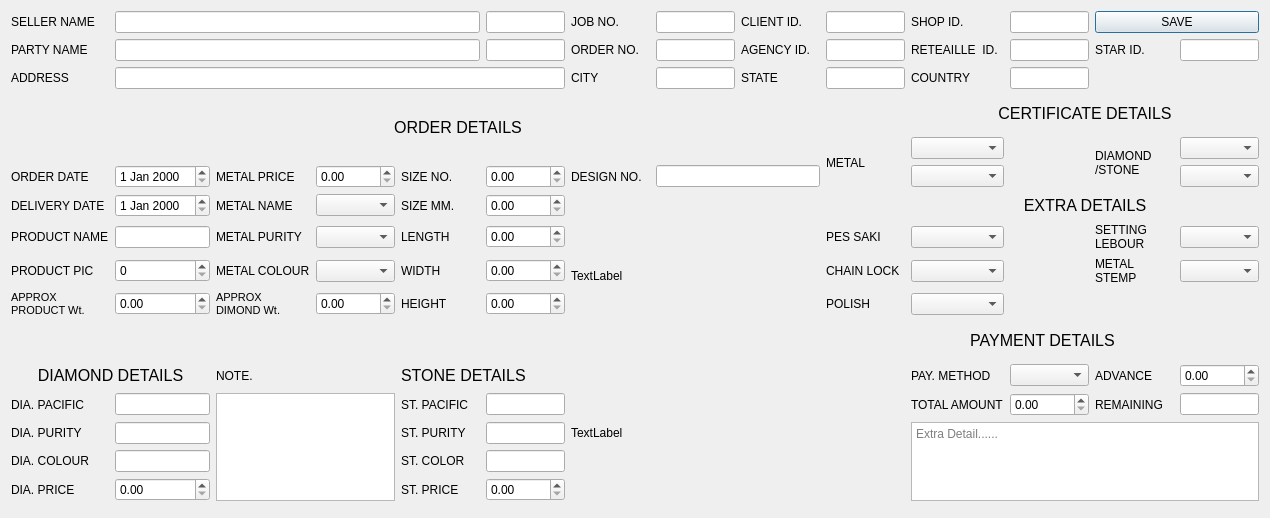
<?xml version="1.0" encoding="UTF-8"?>
<ui version="4.0">
 <class>OrderDialog</class>
 <widget class="QDialog" name="OrderDialog">
  <property name="geometry">
   <rect>
    <x>0</x>
    <y>0</y>
    <width>1159</width>
    <height>518</height>
   </rect>
  </property>
  <property name="windowTitle">
   <string>Dialog</string>
  </property>
  <layout class="QGridLayout" name="gridLayout">
   <item row="0" column="0">
    <widget class="QLabel" name="sellerNameLabel">
     <property name="minimumSize">
      <size>
       <width>0</width>
       <height>0</height>
      </size>
     </property>
     <property name="maximumSize">
      <size>
       <width>16777215</width>
       <height>16777215</height>
      </size>
     </property>
     <property name="text">
      <string>SELLER NAME</string>
     </property>
    </widget>
   </item>
   <item row="0" column="1" colspan="4">
    <widget class="QLineEdit" name="sellerNameLineEdit">
     <property name="minimumSize">
      <size>
       <width>0</width>
       <height>0</height>
      </size>
     </property>
     <property name="maximumSize">
      <size>
       <width>16777215</width>
       <height>16777215</height>
      </size>
     </property>
     <property name="text">
      <string/>
     </property>
    </widget>
   </item>
   <item row="0" column="5">
    <widget class="QLineEdit" name="sellerIdLineEdit">
     <property name="enabled">
      <bool>true</bool>
     </property>
     <property name="minimumSize">
      <size>
       <width>0</width>
       <height>0</height>
      </size>
     </property>
     <property name="maximumSize">
      <size>
       <width>16777215</width>
       <height>16777215</height>
      </size>
     </property>
    </widget>
   </item>
   <item row="0" column="6">
    <widget class="QLabel" name="jobNoLabel">
     <property name="minimumSize">
      <size>
       <width>0</width>
       <height>0</height>
      </size>
     </property>
     <property name="maximumSize">
      <size>
       <width>16777215</width>
       <height>16777215</height>
      </size>
     </property>
     <property name="text">
      <string>JOB NO.</string>
     </property>
    </widget>
   </item>
   <item row="0" column="7">
    <widget class="QLineEdit" name="jobNoLineEdit">
     <property name="minimumSize">
      <size>
       <width>0</width>
       <height>0</height>
      </size>
     </property>
     <property name="maximumSize">
      <size>
       <width>16777215</width>
       <height>16777215</height>
      </size>
     </property>
    </widget>
   </item>
   <item row="0" column="8">
    <widget class="QLabel" name="clientIdLabel">
     <property name="minimumSize">
      <size>
       <width>0</width>
       <height>0</height>
      </size>
     </property>
     <property name="maximumSize">
      <size>
       <width>16777215</width>
       <height>16777215</height>
      </size>
     </property>
     <property name="text">
      <string>CLIENT ID.</string>
     </property>
    </widget>
   </item>
   <item row="0" column="9">
    <widget class="QLineEdit" name="clientIdLineEdit">
     <property name="minimumSize">
      <size>
       <width>0</width>
       <height>0</height>
      </size>
     </property>
     <property name="maximumSize">
      <size>
       <width>16777215</width>
       <height>16777215</height>
      </size>
     </property>
    </widget>
   </item>
   <item row="0" column="10">
    <widget class="QLabel" name="shopIdLabel">
     <property name="minimumSize">
      <size>
       <width>0</width>
       <height>0</height>
      </size>
     </property>
     <property name="maximumSize">
      <size>
       <width>16777215</width>
       <height>16777215</height>
      </size>
     </property>
     <property name="text">
      <string>SHOP ID.</string>
     </property>
    </widget>
   </item>
   <item row="0" column="11">
    <widget class="QLineEdit" name="shopIdLineEdit">
     <property name="minimumSize">
      <size>
       <width>0</width>
       <height>0</height>
      </size>
     </property>
     <property name="maximumSize">
      <size>
       <width>16777215</width>
       <height>16777215</height>
      </size>
     </property>
    </widget>
   </item>
   <item row="0" column="12" colspan="2">
    <widget class="QPushButton" name="savePushButton">
     <property name="minimumSize">
      <size>
       <width>0</width>
       <height>0</height>
      </size>
     </property>
     <property name="maximumSize">
      <size>
       <width>16777215</width>
       <height>16777215</height>
      </size>
     </property>
     <property name="text">
      <string>SAVE</string>
     </property>
    </widget>
   </item>
   <item row="1" column="0">
    <widget class="QLabel" name="partyNameLabel">
     <property name="minimumSize">
      <size>
       <width>0</width>
       <height>0</height>
      </size>
     </property>
     <property name="maximumSize">
      <size>
       <width>16777215</width>
       <height>16777215</height>
      </size>
     </property>
     <property name="text">
      <string>PARTY NAME</string>
     </property>
    </widget>
   </item>
   <item row="1" column="6">
    <widget class="QLabel" name="orderNoLabel">
     <property name="minimumSize">
      <size>
       <width>0</width>
       <height>0</height>
      </size>
     </property>
     <property name="maximumSize">
      <size>
       <width>16777215</width>
       <height>16777215</height>
      </size>
     </property>
     <property name="text">
      <string>ORDER NO.</string>
     </property>
    </widget>
   </item>
   <item row="1" column="7">
    <widget class="QLineEdit" name="orderNoLineEdit">
     <property name="minimumSize">
      <size>
       <width>0</width>
       <height>0</height>
      </size>
     </property>
     <property name="maximumSize">
      <size>
       <width>16777215</width>
       <height>16777215</height>
      </size>
     </property>
    </widget>
   </item>
   <item row="1" column="8">
    <widget class="QLabel" name="agencyIdLabel">
     <property name="minimumSize">
      <size>
       <width>0</width>
       <height>0</height>
      </size>
     </property>
     <property name="maximumSize">
      <size>
       <width>16777215</width>
       <height>16777215</height>
      </size>
     </property>
     <property name="text">
      <string>AGENCY ID. </string>
     </property>
    </widget>
   </item>
   <item row="1" column="9">
    <widget class="QLineEdit" name="agencyIdLineEdit">
     <property name="minimumSize">
      <size>
       <width>0</width>
       <height>0</height>
      </size>
     </property>
     <property name="maximumSize">
      <size>
       <width>16777215</width>
       <height>16777215</height>
      </size>
     </property>
    </widget>
   </item>
   <item row="1" column="10">
    <widget class="QLabel" name="reteailleIdLabel">
     <property name="minimumSize">
      <size>
       <width>0</width>
       <height>0</height>
      </size>
     </property>
     <property name="maximumSize">
      <size>
       <width>16777215</width>
       <height>16777215</height>
      </size>
     </property>
     <property name="text">
      <string>RETEAILLE  ID.</string>
     </property>
    </widget>
   </item>
   <item row="1" column="11">
    <widget class="QLineEdit" name="reteailleIdLineEdit">
     <property name="minimumSize">
      <size>
       <width>0</width>
       <height>0</height>
      </size>
     </property>
     <property name="maximumSize">
      <size>
       <width>16777215</width>
       <height>16777215</height>
      </size>
     </property>
    </widget>
   </item>
   <item row="1" column="12">
    <widget class="QLabel" name="starIdLabel">
     <property name="minimumSize">
      <size>
       <width>0</width>
       <height>0</height>
      </size>
     </property>
     <property name="maximumSize">
      <size>
       <width>16777215</width>
       <height>16777215</height>
      </size>
     </property>
     <property name="text">
      <string>STAR ID.</string>
     </property>
    </widget>
   </item>
   <item row="1" column="13">
    <widget class="QLineEdit" name="starIdLineEdit">
     <property name="minimumSize">
      <size>
       <width>0</width>
       <height>0</height>
      </size>
     </property>
     <property name="maximumSize">
      <size>
       <width>16777215</width>
       <height>16777215</height>
      </size>
     </property>
    </widget>
   </item>
   <item row="2" column="0">
    <widget class="QLabel" name="addressLabel">
     <property name="minimumSize">
      <size>
       <width>0</width>
       <height>0</height>
      </size>
     </property>
     <property name="maximumSize">
      <size>
       <width>16777215</width>
       <height>16777215</height>
      </size>
     </property>
     <property name="text">
      <string>ADDRESS</string>
     </property>
    </widget>
   </item>
   <item row="2" column="1" colspan="5">
    <widget class="QLineEdit" name="addressLineEdit">
     <property name="minimumSize">
      <size>
       <width>0</width>
       <height>0</height>
      </size>
     </property>
     <property name="maximumSize">
      <size>
       <width>16777215</width>
       <height>16777215</height>
      </size>
     </property>
    </widget>
   </item>
   <item row="2" column="6">
    <widget class="QLabel" name="cityLabel">
     <property name="minimumSize">
      <size>
       <width>0</width>
       <height>0</height>
      </size>
     </property>
     <property name="maximumSize">
      <size>
       <width>16777215</width>
       <height>16777215</height>
      </size>
     </property>
     <property name="text">
      <string>CITY</string>
     </property>
    </widget>
   </item>
   <item row="2" column="7">
    <widget class="QLineEdit" name="cityLineEdit">
     <property name="minimumSize">
      <size>
       <width>0</width>
       <height>0</height>
      </size>
     </property>
     <property name="maximumSize">
      <size>
       <width>16777215</width>
       <height>16777215</height>
      </size>
     </property>
    </widget>
   </item>
   <item row="2" column="8">
    <widget class="QLabel" name="stateLabel">
     <property name="minimumSize">
      <size>
       <width>0</width>
       <height>0</height>
      </size>
     </property>
     <property name="maximumSize">
      <size>
       <width>16777215</width>
       <height>16777215</height>
      </size>
     </property>
     <property name="text">
      <string>STATE</string>
     </property>
    </widget>
   </item>
   <item row="2" column="9">
    <widget class="QLineEdit" name="stateLineEdit">
     <property name="minimumSize">
      <size>
       <width>0</width>
       <height>0</height>
      </size>
     </property>
     <property name="maximumSize">
      <size>
       <width>16777215</width>
       <height>16777215</height>
      </size>
     </property>
    </widget>
   </item>
   <item row="2" column="10">
    <widget class="QLabel" name="countryLabel">
     <property name="minimumSize">
      <size>
       <width>0</width>
       <height>0</height>
      </size>
     </property>
     <property name="maximumSize">
      <size>
       <width>16777215</width>
       <height>16777215</height>
      </size>
     </property>
     <property name="text">
      <string>COUNTRY</string>
     </property>
    </widget>
   </item>
   <item row="2" column="11">
    <widget class="QLineEdit" name="countryLineEdit">
     <property name="minimumSize">
      <size>
       <width>0</width>
       <height>0</height>
      </size>
     </property>
     <property name="maximumSize">
      <size>
       <width>16777215</width>
       <height>16777215</height>
      </size>
     </property>
    </widget>
   </item>
   <item row="3" column="0" rowspan="2" colspan="10">
    <widget class="QLabel" name="orderDetailLabel">
     <property name="minimumSize">
      <size>
       <width>0</width>
       <height>0</height>
      </size>
     </property>
     <property name="maximumSize">
      <size>
       <width>16777215</width>
       <height>16777215</height>
      </size>
     </property>
     <property name="font">
      <font>
       <pointsize>12</pointsize>
      </font>
     </property>
     <property name="text">
      <string>ORDER DETAILS</string>
     </property>
     <property name="alignment">
      <set>Qt::AlignmentFlag::AlignCenter</set>
     </property>
    </widget>
   </item>
   <item row="3" column="10" colspan="4">
    <widget class="QLabel" name="certificateDetailsLabel">
     <property name="minimumSize">
      <size>
       <width>0</width>
       <height>0</height>
      </size>
     </property>
     <property name="maximumSize">
      <size>
       <width>16777215</width>
       <height>16777215</height>
      </size>
     </property>
     <property name="font">
      <font>
       <pointsize>12</pointsize>
      </font>
     </property>
     <property name="text">
      <string>CERTIFICATE DETAILS</string>
     </property>
     <property name="textFormat">
      <enum>Qt::TextFormat::AutoText</enum>
     </property>
     <property name="alignment">
      <set>Qt::AlignmentFlag::AlignCenter</set>
     </property>
    </widget>
   </item>
   <item row="4" column="9" rowspan="2">
    <widget class="QLabel" name="metalCertiLabel">
     <property name="minimumSize">
      <size>
       <width>0</width>
       <height>0</height>
      </size>
     </property>
     <property name="maximumSize">
      <size>
       <width>16777215</width>
       <height>16777215</height>
      </size>
     </property>
     <property name="text">
      <string>METAL</string>
     </property>
    </widget>
   </item>
   <item row="4" column="10">
    <widget class="QComboBox" name="metalCertiNameComboBox">
     <property name="minimumSize">
      <size>
       <width>0</width>
       <height>0</height>
      </size>
     </property>
     <property name="maximumSize">
      <size>
       <width>16777215</width>
       <height>16777215</height>
      </size>
     </property>
    </widget>
   </item>
   <item row="4" column="12" rowspan="2">
    <widget class="QLabel" name="diaCertiLabel">
     <property name="minimumSize">
      <size>
       <width>0</width>
       <height>0</height>
      </size>
     </property>
     <property name="maximumSize">
      <size>
       <width>16777215</width>
       <height>16777215</height>
      </size>
     </property>
     <property name="text">
      <string>DIAMOND
/STONE</string>
     </property>
    </widget>
   </item>
   <item row="4" column="13">
    <widget class="QComboBox" name="diaCertiNameComboBox">
     <property name="minimumSize">
      <size>
       <width>0</width>
       <height>0</height>
      </size>
     </property>
     <property name="maximumSize">
      <size>
       <width>16777215</width>
       <height>16777215</height>
      </size>
     </property>
    </widget>
   </item>
   <item row="5" column="0">
    <widget class="QLabel" name="orderDateLabel">
     <property name="minimumSize">
      <size>
       <width>0</width>
       <height>0</height>
      </size>
     </property>
     <property name="maximumSize">
      <size>
       <width>16777215</width>
       <height>16777215</height>
      </size>
     </property>
     <property name="text">
      <string>ORDER DATE</string>
     </property>
    </widget>
   </item>
   <item row="5" column="1">
    <widget class="QDateEdit" name="orderDateDateEdit">
     <property name="minimumSize">
      <size>
       <width>0</width>
       <height>0</height>
      </size>
     </property>
     <property name="maximumSize">
      <size>
       <width>16777215</width>
       <height>16777215</height>
      </size>
     </property>
    </widget>
   </item>
   <item row="5" column="2">
    <widget class="QLabel" name="metalPriceLabel">
     <property name="minimumSize">
      <size>
       <width>0</width>
       <height>0</height>
      </size>
     </property>
     <property name="maximumSize">
      <size>
       <width>16777215</width>
       <height>16777215</height>
      </size>
     </property>
     <property name="text">
      <string>METAL PRICE</string>
     </property>
    </widget>
   </item>
   <item row="5" column="4">
    <widget class="QLabel" name="sizeNoLabel">
     <property name="minimumSize">
      <size>
       <width>0</width>
       <height>0</height>
      </size>
     </property>
     <property name="maximumSize">
      <size>
       <width>16777215</width>
       <height>16777215</height>
      </size>
     </property>
     <property name="text">
      <string>SIZE NO.</string>
     </property>
    </widget>
   </item>
   <item row="5" column="6">
    <widget class="QLabel" name="designNoLabel">
     <property name="minimumSize">
      <size>
       <width>0</width>
       <height>0</height>
      </size>
     </property>
     <property name="maximumSize">
      <size>
       <width>16777215</width>
       <height>16777215</height>
      </size>
     </property>
     <property name="text">
      <string>DESIGN NO.</string>
     </property>
    </widget>
   </item>
   <item row="5" column="10">
    <widget class="QComboBox" name="metalCertiTypeComboBox">
     <property name="minimumSize">
      <size>
       <width>0</width>
       <height>0</height>
      </size>
     </property>
     <property name="maximumSize">
      <size>
       <width>16777215</width>
       <height>16777215</height>
      </size>
     </property>
    </widget>
   </item>
   <item row="5" column="13">
    <widget class="QComboBox" name="diaCertiTypeComboBox">
     <property name="minimumSize">
      <size>
       <width>0</width>
       <height>0</height>
      </size>
     </property>
     <property name="maximumSize">
      <size>
       <width>16777215</width>
       <height>16777215</height>
      </size>
     </property>
    </widget>
   </item>
   <item row="6" column="0">
    <widget class="QLabel" name="deliveryDateLabel">
     <property name="minimumSize">
      <size>
       <width>0</width>
       <height>0</height>
      </size>
     </property>
     <property name="maximumSize">
      <size>
       <width>16777215</width>
       <height>16777215</height>
      </size>
     </property>
     <property name="text">
      <string>DELIVERY DATE</string>
     </property>
    </widget>
   </item>
   <item row="6" column="1">
    <widget class="QDateEdit" name="deliveryDateDateEdit">
     <property name="minimumSize">
      <size>
       <width>0</width>
       <height>0</height>
      </size>
     </property>
     <property name="maximumSize">
      <size>
       <width>16777215</width>
       <height>16777215</height>
      </size>
     </property>
    </widget>
   </item>
   <item row="6" column="2">
    <widget class="QLabel" name="metalNameLabel">
     <property name="minimumSize">
      <size>
       <width>0</width>
       <height>0</height>
      </size>
     </property>
     <property name="maximumSize">
      <size>
       <width>16777215</width>
       <height>16777215</height>
      </size>
     </property>
     <property name="text">
      <string>METAL NAME</string>
     </property>
    </widget>
   </item>
   <item row="6" column="3">
    <widget class="QComboBox" name="metalNameComboBox">
     <property name="minimumSize">
      <size>
       <width>0</width>
       <height>0</height>
      </size>
     </property>
     <property name="maximumSize">
      <size>
       <width>16777215</width>
       <height>16777215</height>
      </size>
     </property>
    </widget>
   </item>
   <item row="6" column="4">
    <widget class="QLabel" name="sizeMMLabel">
     <property name="minimumSize">
      <size>
       <width>0</width>
       <height>0</height>
      </size>
     </property>
     <property name="maximumSize">
      <size>
       <width>16777215</width>
       <height>16777215</height>
      </size>
     </property>
     <property name="text">
      <string>SIZE MM.</string>
     </property>
    </widget>
   </item>
   <item row="6" column="10" colspan="4">
    <widget class="QLabel" name="extraDetailLabel">
     <property name="minimumSize">
      <size>
       <width>0</width>
       <height>0</height>
      </size>
     </property>
     <property name="maximumSize">
      <size>
       <width>16777215</width>
       <height>16777215</height>
      </size>
     </property>
     <property name="font">
      <font>
       <pointsize>12</pointsize>
      </font>
     </property>
     <property name="text">
      <string>EXTRA DETAILS</string>
     </property>
     <property name="alignment">
      <set>Qt::AlignmentFlag::AlignCenter</set>
     </property>
    </widget>
   </item>
   <item row="7" column="0">
    <widget class="QLabel" name="productNameLabel">
     <property name="minimumSize">
      <size>
       <width>0</width>
       <height>0</height>
      </size>
     </property>
     <property name="maximumSize">
      <size>
       <width>16777215</width>
       <height>16777215</height>
      </size>
     </property>
     <property name="text">
      <string>PRODUCT NAME</string>
     </property>
    </widget>
   </item>
   <item row="7" column="1">
    <widget class="QLineEdit" name="productNameLineEdit">
     <property name="minimumSize">
      <size>
       <width>0</width>
       <height>0</height>
      </size>
     </property>
     <property name="maximumSize">
      <size>
       <width>16777215</width>
       <height>16777215</height>
      </size>
     </property>
    </widget>
   </item>
   <item row="7" column="2">
    <widget class="QLabel" name="metalPurityLabel">
     <property name="minimumSize">
      <size>
       <width>0</width>
       <height>0</height>
      </size>
     </property>
     <property name="maximumSize">
      <size>
       <width>16777215</width>
       <height>16777215</height>
      </size>
     </property>
     <property name="text">
      <string>METAL PURITY</string>
     </property>
    </widget>
   </item>
   <item row="7" column="3">
    <widget class="QComboBox" name="metalPurityComboBox">
     <property name="minimumSize">
      <size>
       <width>0</width>
       <height>0</height>
      </size>
     </property>
     <property name="maximumSize">
      <size>
       <width>16777215</width>
       <height>16777215</height>
      </size>
     </property>
    </widget>
   </item>
   <item row="7" column="4">
    <widget class="QLabel" name="lengthLabel">
     <property name="minimumSize">
      <size>
       <width>0</width>
       <height>0</height>
      </size>
     </property>
     <property name="maximumSize">
      <size>
       <width>16777215</width>
       <height>16777215</height>
      </size>
     </property>
     <property name="text">
      <string>LENGTH</string>
     </property>
    </widget>
   </item>
   <item row="7" column="9">
    <widget class="QLabel" name="pesSakiLabel">
     <property name="minimumSize">
      <size>
       <width>0</width>
       <height>0</height>
      </size>
     </property>
     <property name="maximumSize">
      <size>
       <width>16777215</width>
       <height>16777215</height>
      </size>
     </property>
     <property name="text">
      <string>PES SAKI</string>
     </property>
    </widget>
   </item>
   <item row="7" column="10">
    <widget class="QComboBox" name="pesSakiComboBox">
     <property name="minimumSize">
      <size>
       <width>0</width>
       <height>0</height>
      </size>
     </property>
     <property name="maximumSize">
      <size>
       <width>16777215</width>
       <height>16777215</height>
      </size>
     </property>
    </widget>
   </item>
   <item row="7" column="12">
    <widget class="QLabel" name="settingLabourLabel">
     <property name="minimumSize">
      <size>
       <width>0</width>
       <height>0</height>
      </size>
     </property>
     <property name="maximumSize">
      <size>
       <width>16777215</width>
       <height>16777215</height>
      </size>
     </property>
     <property name="text">
      <string>SETTING 
LEBOUR</string>
     </property>
    </widget>
   </item>
   <item row="7" column="13">
    <widget class="QComboBox" name="settingLabourComboBox">
     <property name="minimumSize">
      <size>
       <width>0</width>
       <height>0</height>
      </size>
     </property>
     <property name="maximumSize">
      <size>
       <width>16777215</width>
       <height>16777215</height>
      </size>
     </property>
    </widget>
   </item>
   <item row="8" column="0">
    <widget class="QLabel" name="productPicLabel">
     <property name="minimumSize">
      <size>
       <width>0</width>
       <height>0</height>
      </size>
     </property>
     <property name="maximumSize">
      <size>
       <width>16777215</width>
       <height>16777215</height>
      </size>
     </property>
     <property name="text">
      <string>PRODUCT PIC</string>
     </property>
    </widget>
   </item>
   <item row="8" column="2">
    <widget class="QLabel" name="metalColorLabel">
     <property name="minimumSize">
      <size>
       <width>0</width>
       <height>0</height>
      </size>
     </property>
     <property name="maximumSize">
      <size>
       <width>16777215</width>
       <height>16777215</height>
      </size>
     </property>
     <property name="text">
      <string>METAL COLOUR</string>
     </property>
    </widget>
   </item>
   <item row="8" column="3">
    <widget class="QComboBox" name="metalColorComboBox">
     <property name="minimumSize">
      <size>
       <width>0</width>
       <height>0</height>
      </size>
     </property>
     <property name="maximumSize">
      <size>
       <width>16777215</width>
       <height>16777215</height>
      </size>
     </property>
    </widget>
   </item>
   <item row="8" column="4">
    <widget class="QLabel" name="widthLabel">
     <property name="minimumSize">
      <size>
       <width>0</width>
       <height>0</height>
      </size>
     </property>
     <property name="maximumSize">
      <size>
       <width>16777215</width>
       <height>16777215</height>
      </size>
     </property>
     <property name="text">
      <string>WIDTH</string>
     </property>
    </widget>
   </item>
   <item row="8" column="9">
    <widget class="QLabel" name="chainLockLabel">
     <property name="minimumSize">
      <size>
       <width>0</width>
       <height>0</height>
      </size>
     </property>
     <property name="maximumSize">
      <size>
       <width>16777215</width>
       <height>16777215</height>
      </size>
     </property>
     <property name="text">
      <string>CHAIN LOCK</string>
     </property>
    </widget>
   </item>
   <item row="8" column="10">
    <widget class="QComboBox" name="chainLockComboBox">
     <property name="minimumSize">
      <size>
       <width>0</width>
       <height>0</height>
      </size>
     </property>
     <property name="maximumSize">
      <size>
       <width>16777215</width>
       <height>16777215</height>
      </size>
     </property>
    </widget>
   </item>
   <item row="8" column="12">
    <widget class="QLabel" name="metalStempLabel">
     <property name="minimumSize">
      <size>
       <width>0</width>
       <height>0</height>
      </size>
     </property>
     <property name="maximumSize">
      <size>
       <width>16777215</width>
       <height>16777215</height>
      </size>
     </property>
     <property name="text">
      <string>METAL 
STEMP</string>
     </property>
    </widget>
   </item>
   <item row="8" column="13">
    <widget class="QComboBox" name="metalStempComboBox">
     <property name="minimumSize">
      <size>
       <width>0</width>
       <height>0</height>
      </size>
     </property>
     <property name="maximumSize">
      <size>
       <width>16777215</width>
       <height>16777215</height>
      </size>
     </property>
    </widget>
   </item>
   <item row="9" column="4">
    <widget class="QLabel" name="heightLabel">
     <property name="minimumSize">
      <size>
       <width>0</width>
       <height>0</height>
      </size>
     </property>
     <property name="maximumSize">
      <size>
       <width>16777215</width>
       <height>16777215</height>
      </size>
     </property>
     <property name="text">
      <string>HEIGHT</string>
     </property>
    </widget>
   </item>
   <item row="9" column="9">
    <widget class="QLabel" name="polishLabel">
     <property name="minimumSize">
      <size>
       <width>0</width>
       <height>0</height>
      </size>
     </property>
     <property name="maximumSize">
      <size>
       <width>16777215</width>
       <height>16777215</height>
      </size>
     </property>
     <property name="text">
      <string>POLISH</string>
     </property>
    </widget>
   </item>
   <item row="9" column="10">
    <widget class="QComboBox" name="polishComboBox">
     <property name="minimumSize">
      <size>
       <width>0</width>
       <height>0</height>
      </size>
     </property>
     <property name="maximumSize">
      <size>
       <width>16777215</width>
       <height>16777215</height>
      </size>
     </property>
    </widget>
   </item>
   <item row="10" column="9" colspan="5">
    <widget class="QLabel" name="paymentDetailsLabel">
     <property name="minimumSize">
      <size>
       <width>0</width>
       <height>0</height>
      </size>
     </property>
     <property name="maximumSize">
      <size>
       <width>16777215</width>
       <height>16777215</height>
      </size>
     </property>
     <property name="font">
      <font>
       <pointsize>12</pointsize>
      </font>
     </property>
     <property name="text">
      <string>PAYMENT DETAILS</string>
     </property>
     <property name="alignment">
      <set>Qt::AlignmentFlag::AlignCenter</set>
     </property>
    </widget>
   </item>
   <item row="11" column="0" colspan="2">
    <widget class="QLabel" name="diamondDetailLabel">
     <property name="minimumSize">
      <size>
       <width>0</width>
       <height>0</height>
      </size>
     </property>
     <property name="maximumSize">
      <size>
       <width>16777215</width>
       <height>16777215</height>
      </size>
     </property>
     <property name="font">
      <font>
       <pointsize>12</pointsize>
      </font>
     </property>
     <property name="text">
      <string>DIAMOND DETAILS</string>
     </property>
     <property name="alignment">
      <set>Qt::AlignmentFlag::AlignCenter</set>
     </property>
    </widget>
   </item>
   <item row="11" column="2">
    <widget class="QLabel" name="noteLabel">
     <property name="minimumSize">
      <size>
       <width>0</width>
       <height>0</height>
      </size>
     </property>
     <property name="maximumSize">
      <size>
       <width>16777215</width>
       <height>16777215</height>
      </size>
     </property>
     <property name="text">
      <string>NOTE.</string>
     </property>
    </widget>
   </item>
   <item row="11" column="4" colspan="2">
    <widget class="QLabel" name="stoneDetailLabel">
     <property name="minimumSize">
      <size>
       <width>0</width>
       <height>0</height>
      </size>
     </property>
     <property name="maximumSize">
      <size>
       <width>16777215</width>
       <height>16777215</height>
      </size>
     </property>
     <property name="font">
      <font>
       <pointsize>12</pointsize>
      </font>
     </property>
     <property name="text">
      <string>STONE DETAILS</string>
     </property>
    </widget>
   </item>
   <item row="11" column="10">
    <widget class="QLabel" name="payMethodLabel">
     <property name="minimumSize">
      <size>
       <width>0</width>
       <height>0</height>
      </size>
     </property>
     <property name="maximumSize">
      <size>
       <width>16777215</width>
       <height>16777215</height>
      </size>
     </property>
     <property name="text">
      <string>PAY. METHOD</string>
     </property>
    </widget>
   </item>
   <item row="11" column="11">
    <widget class="QComboBox" name="payMethodComboBox">
     <property name="minimumSize">
      <size>
       <width>0</width>
       <height>0</height>
      </size>
     </property>
     <property name="maximumSize">
      <size>
       <width>16777215</width>
       <height>16777215</height>
      </size>
     </property>
    </widget>
   </item>
   <item row="11" column="12">
    <widget class="QLabel" name="advanceLabel">
     <property name="minimumSize">
      <size>
       <width>0</width>
       <height>0</height>
      </size>
     </property>
     <property name="maximumSize">
      <size>
       <width>16777215</width>
       <height>16777215</height>
      </size>
     </property>
     <property name="text">
      <string>ADVANCE</string>
     </property>
    </widget>
   </item>
   <item row="12" column="0">
    <widget class="QLabel" name="diaPacificLabel">
     <property name="minimumSize">
      <size>
       <width>0</width>
       <height>0</height>
      </size>
     </property>
     <property name="maximumSize">
      <size>
       <width>16777215</width>
       <height>16777215</height>
      </size>
     </property>
     <property name="text">
      <string>DIA. PACIFIC</string>
     </property>
    </widget>
   </item>
   <item row="12" column="1">
    <widget class="QLineEdit" name="diaPacificLineEdit">
     <property name="minimumSize">
      <size>
       <width>0</width>
       <height>0</height>
      </size>
     </property>
     <property name="maximumSize">
      <size>
       <width>16777215</width>
       <height>16777215</height>
      </size>
     </property>
    </widget>
   </item>
   <item row="12" column="2" rowspan="4" colspan="2">
    <widget class="QTextEdit" name="notePlainTextEdit">
     <property name="minimumSize">
      <size>
       <width>0</width>
       <height>0</height>
      </size>
     </property>
     <property name="maximumSize">
      <size>
       <width>16777215</width>
       <height>16777215</height>
      </size>
     </property>
    </widget>
   </item>
   <item row="12" column="4">
    <widget class="QLabel" name="stPacificLabel">
     <property name="minimumSize">
      <size>
       <width>0</width>
       <height>0</height>
      </size>
     </property>
     <property name="maximumSize">
      <size>
       <width>16777215</width>
       <height>16777215</height>
      </size>
     </property>
     <property name="text">
      <string>ST. PACIFIC</string>
     </property>
    </widget>
   </item>
   <item row="12" column="5">
    <widget class="QLineEdit" name="stPacificLineEdit">
     <property name="minimumSize">
      <size>
       <width>0</width>
       <height>0</height>
      </size>
     </property>
     <property name="maximumSize">
      <size>
       <width>16777215</width>
       <height>16777215</height>
      </size>
     </property>
    </widget>
   </item>
   <item row="12" column="10">
    <widget class="QLabel" name="totalAmountLabel">
     <property name="minimumSize">
      <size>
       <width>0</width>
       <height>0</height>
      </size>
     </property>
     <property name="maximumSize">
      <size>
       <width>16777215</width>
       <height>16777215</height>
      </size>
     </property>
     <property name="text">
      <string>TOTAL AMOUNT</string>
     </property>
    </widget>
   </item>
   <item row="12" column="12">
    <widget class="QLabel" name="remainingLabel">
     <property name="minimumSize">
      <size>
       <width>0</width>
       <height>0</height>
      </size>
     </property>
     <property name="maximumSize">
      <size>
       <width>16777215</width>
       <height>16777215</height>
      </size>
     </property>
     <property name="text">
      <string>REMAINING</string>
     </property>
    </widget>
   </item>
   <item row="12" column="13">
    <widget class="QLineEdit" name="remainingLineEdit">
     <property name="minimumSize">
      <size>
       <width>0</width>
       <height>0</height>
      </size>
     </property>
     <property name="maximumSize">
      <size>
       <width>16777215</width>
       <height>16777215</height>
      </size>
     </property>
    </widget>
   </item>
   <item row="13" column="0">
    <widget class="QLabel" name="diaPurityLabel">
     <property name="minimumSize">
      <size>
       <width>0</width>
       <height>0</height>
      </size>
     </property>
     <property name="maximumSize">
      <size>
       <width>16777215</width>
       <height>16777215</height>
      </size>
     </property>
     <property name="text">
      <string>DIA. PURITY</string>
     </property>
    </widget>
   </item>
   <item row="13" column="1">
    <widget class="QLineEdit" name="diaPurityLineEdit">
     <property name="minimumSize">
      <size>
       <width>0</width>
       <height>0</height>
      </size>
     </property>
     <property name="maximumSize">
      <size>
       <width>16777215</width>
       <height>16777215</height>
      </size>
     </property>
    </widget>
   </item>
   <item row="13" column="4">
    <widget class="QLabel" name="stPurityLabel">
     <property name="minimumSize">
      <size>
       <width>0</width>
       <height>0</height>
      </size>
     </property>
     <property name="maximumSize">
      <size>
       <width>16777215</width>
       <height>16777215</height>
      </size>
     </property>
     <property name="text">
      <string>ST. PURITY</string>
     </property>
    </widget>
   </item>
   <item row="13" column="5">
    <widget class="QLineEdit" name="stPurityLineEdit">
     <property name="minimumSize">
      <size>
       <width>0</width>
       <height>0</height>
      </size>
     </property>
     <property name="maximumSize">
      <size>
       <width>16777215</width>
       <height>16777215</height>
      </size>
     </property>
    </widget>
   </item>
   <item row="13" column="10" rowspan="3" colspan="4">
    <widget class="QTextEdit" name="extraDetailPlainTextEdit">
     <property name="minimumSize">
      <size>
       <width>0</width>
       <height>0</height>
      </size>
     </property>
     <property name="maximumSize">
      <size>
       <width>16777215</width>
       <height>16777215</height>
      </size>
     </property>
     <property name="placeholderText">
      <string>Extra Detail......</string>
     </property>
    </widget>
   </item>
   <item row="14" column="0">
    <widget class="QLabel" name="diaColorLabel">
     <property name="minimumSize">
      <size>
       <width>0</width>
       <height>0</height>
      </size>
     </property>
     <property name="maximumSize">
      <size>
       <width>16777215</width>
       <height>16777215</height>
      </size>
     </property>
     <property name="text">
      <string>DIA. COLOUR</string>
     </property>
    </widget>
   </item>
   <item row="14" column="1">
    <widget class="QLineEdit" name="diaColorLineEdit">
     <property name="minimumSize">
      <size>
       <width>0</width>
       <height>0</height>
      </size>
     </property>
     <property name="maximumSize">
      <size>
       <width>16777215</width>
       <height>16777215</height>
      </size>
     </property>
    </widget>
   </item>
   <item row="14" column="4">
    <widget class="QLabel" name="stColorLabel">
     <property name="minimumSize">
      <size>
       <width>0</width>
       <height>0</height>
      </size>
     </property>
     <property name="maximumSize">
      <size>
       <width>16777215</width>
       <height>16777215</height>
      </size>
     </property>
     <property name="text">
      <string>ST. COLOR</string>
     </property>
    </widget>
   </item>
   <item row="14" column="5">
    <widget class="QLineEdit" name="stColorLineEdit">
     <property name="minimumSize">
      <size>
       <width>0</width>
       <height>0</height>
      </size>
     </property>
     <property name="maximumSize">
      <size>
       <width>16777215</width>
       <height>16777215</height>
      </size>
     </property>
    </widget>
   </item>
   <item row="15" column="0">
    <widget class="QLabel" name="diaPriceLabel">
     <property name="minimumSize">
      <size>
       <width>0</width>
       <height>0</height>
      </size>
     </property>
     <property name="maximumSize">
      <size>
       <width>16777215</width>
       <height>16777215</height>
      </size>
     </property>
     <property name="text">
      <string>DIA. PRICE</string>
     </property>
    </widget>
   </item>
   <item row="15" column="4">
    <widget class="QLabel" name="stPriceLabel">
     <property name="minimumSize">
      <size>
       <width>0</width>
       <height>0</height>
      </size>
     </property>
     <property name="maximumSize">
      <size>
       <width>16777215</width>
       <height>16777215</height>
      </size>
     </property>
     <property name="text">
      <string>ST. PRICE</string>
     </property>
    </widget>
   </item>
   <item row="16" column="0">
    <widget class="QLabel" name="jobNoLabel_2">
     <property name="maximumSize">
      <size>
       <width>16777215</width>
       <height>0</height>
      </size>
     </property>
     <property name="text">
      <string>METAL PRICE</string>
     </property>
    </widget>
   </item>
   <item row="16" column="1">
    <widget class="QLabel" name="jobNoLabel_3">
     <property name="maximumSize">
      <size>
       <width>16777215</width>
       <height>0</height>
      </size>
     </property>
     <property name="text">
      <string>METAL PRICE</string>
     </property>
    </widget>
   </item>
   <item row="16" column="2">
    <widget class="QLabel" name="jobNoLabel_4">
     <property name="maximumSize">
      <size>
       <width>16777215</width>
       <height>0</height>
      </size>
     </property>
     <property name="text">
      <string>METAL PRICE</string>
     </property>
    </widget>
   </item>
   <item row="16" column="3">
    <widget class="QLabel" name="jobNoLabel_5">
     <property name="maximumSize">
      <size>
       <width>16777215</width>
       <height>0</height>
      </size>
     </property>
     <property name="text">
      <string>METAL PRICE</string>
     </property>
    </widget>
   </item>
   <item row="16" column="4">
    <widget class="QLabel" name="jobNoLabel_6">
     <property name="maximumSize">
      <size>
       <width>16777215</width>
       <height>0</height>
      </size>
     </property>
     <property name="text">
      <string>METAL PRICE</string>
     </property>
    </widget>
   </item>
   <item row="16" column="5">
    <widget class="QLabel" name="jobNoLabel_7">
     <property name="maximumSize">
      <size>
       <width>16777215</width>
       <height>0</height>
      </size>
     </property>
     <property name="text">
      <string>METAL PRICE</string>
     </property>
    </widget>
   </item>
   <item row="16" column="6">
    <widget class="QLabel" name="jobNoLabel_8">
     <property name="maximumSize">
      <size>
       <width>16777215</width>
       <height>0</height>
      </size>
     </property>
     <property name="text">
      <string>METAL PRICE</string>
     </property>
    </widget>
   </item>
   <item row="16" column="7">
    <widget class="QLabel" name="jobNoLabel_9">
     <property name="maximumSize">
      <size>
       <width>16777215</width>
       <height>0</height>
      </size>
     </property>
     <property name="text">
      <string>METAL PRICE</string>
     </property>
    </widget>
   </item>
   <item row="16" column="8">
    <widget class="QLabel" name="jobNoLabel_10">
     <property name="maximumSize">
      <size>
       <width>16777215</width>
       <height>0</height>
      </size>
     </property>
     <property name="text">
      <string>METAL PRICE</string>
     </property>
    </widget>
   </item>
   <item row="16" column="9">
    <widget class="QLabel" name="jobNoLabel_11">
     <property name="maximumSize">
      <size>
       <width>16777215</width>
       <height>0</height>
      </size>
     </property>
     <property name="text">
      <string>METAL PRICE</string>
     </property>
    </widget>
   </item>
   <item row="16" column="10">
    <widget class="QLabel" name="jobNoLabel_12">
     <property name="maximumSize">
      <size>
       <width>16777215</width>
       <height>0</height>
      </size>
     </property>
     <property name="text">
      <string>METAL PRICE</string>
     </property>
    </widget>
   </item>
   <item row="16" column="11">
    <widget class="QLabel" name="jobNoLabel_13">
     <property name="maximumSize">
      <size>
       <width>16777215</width>
       <height>0</height>
      </size>
     </property>
     <property name="text">
      <string>METAL PRICE</string>
     </property>
    </widget>
   </item>
   <item row="16" column="12">
    <widget class="QLabel" name="jobNoLabel_14">
     <property name="maximumSize">
      <size>
       <width>16777215</width>
       <height>0</height>
      </size>
     </property>
     <property name="text">
      <string>METAL PRICE</string>
     </property>
    </widget>
   </item>
   <item row="16" column="13">
    <widget class="QLabel" name="jobNoLabel_15">
     <property name="maximumSize">
      <size>
       <width>16777215</width>
       <height>0</height>
      </size>
     </property>
     <property name="text">
      <string>METAL PRICE</string>
     </property>
    </widget>
   </item>
   <item row="8" column="1">
    <widget class="QSpinBox" name="productPisSpinBox"/>
   </item>
   <item row="9" column="1">
    <widget class="QDoubleSpinBox" name="approxWeightDoubleSpinBox"/>
   </item>
   <item row="9" column="0">
    <widget class="QLabel" name="approxProductWtLabel">
     <property name="minimumSize">
      <size>
       <width>0</width>
       <height>0</height>
      </size>
     </property>
     <property name="maximumSize">
      <size>
       <width>16777215</width>
       <height>16777215</height>
      </size>
     </property>
     <property name="font">
      <font>
       <pointsize>8</pointsize>
      </font>
     </property>
     <property name="text">
      <string>APPROX 
PRODUCT Wt.</string>
     </property>
    </widget>
   </item>
   <item row="9" column="2">
    <widget class="QLabel" name="approxProductWtLabel_2">
     <property name="minimumSize">
      <size>
       <width>0</width>
       <height>0</height>
      </size>
     </property>
     <property name="maximumSize">
      <size>
       <width>16777215</width>
       <height>16777215</height>
      </size>
     </property>
     <property name="font">
      <font>
       <pointsize>8</pointsize>
      </font>
     </property>
     <property name="text">
      <string>APPROX 
DIMOND Wt.</string>
     </property>
    </widget>
   </item>
   <item row="9" column="3">
    <widget class="QDoubleSpinBox" name="approxDiaWeightDoubleSpinBox"/>
   </item>
   <item row="5" column="3">
    <widget class="QDoubleSpinBox" name="metalPriceDoubleSpinBox"/>
   </item>
   <item row="12" column="11">
    <widget class="QDoubleSpinBox" name="totalAmountDoubleSpinBox"/>
   </item>
   <item row="11" column="13">
    <widget class="QDoubleSpinBox" name="advanceDoubleSpinBox"/>
   </item>
   <item row="6" column="6" rowspan="5" colspan="3">
    <widget class="QLabel" name="imageLabe1">
     <property name="text">
      <string>TextLabel</string>
     </property>
    </widget>
   </item>
   <item row="11" column="6" rowspan="5" colspan="3">
    <widget class="QLabel" name="imageLabel2">
     <property name="text">
      <string>TextLabel</string>
     </property>
    </widget>
   </item>
   <item row="1" column="1" colspan="4">
    <widget class="QLineEdit" name="partyNameLineEdit">
     <property name="minimumSize">
      <size>
       <width>0</width>
       <height>0</height>
      </size>
     </property>
     <property name="maximumSize">
      <size>
       <width>16777215</width>
       <height>16777215</height>
      </size>
     </property>
     <property name="baseSize">
      <size>
       <width>0</width>
       <height>0</height>
      </size>
     </property>
    </widget>
   </item>
   <item row="1" column="5">
    <widget class="QLineEdit" name="partyIdLineEdit"/>
   </item>
   <item row="5" column="5">
    <widget class="QDoubleSpinBox" name="sizeNoDoubleSpinBox"/>
   </item>
   <item row="6" column="5">
    <widget class="QDoubleSpinBox" name="sizeMMDoubleSpinBox"/>
   </item>
   <item row="7" column="5">
    <widget class="QDoubleSpinBox" name="lengthDoubleSpinBox"/>
   </item>
   <item row="8" column="5">
    <widget class="QDoubleSpinBox" name="widthDoubleSpinBox"/>
   </item>
   <item row="9" column="5">
    <widget class="QDoubleSpinBox" name="heightDoubleSpinBox"/>
   </item>
   <item row="15" column="1">
    <widget class="QDoubleSpinBox" name="diaPriceDoubleSpinBox"/>
   </item>
   <item row="15" column="5">
    <widget class="QDoubleSpinBox" name="stPriceDoubleSpinBox"/>
   </item>
   <item row="5" column="7" colspan="2">
    <widget class="QLineEdit" name="designNoLineEdit">
     <property name="minimumSize">
      <size>
       <width>0</width>
       <height>0</height>
      </size>
     </property>
     <property name="maximumSize">
      <size>
       <width>16777215</width>
       <height>16777215</height>
      </size>
     </property>
    </widget>
   </item>
  </layout>
 </widget>
 <resources/>
 <connections/>
</ui>
